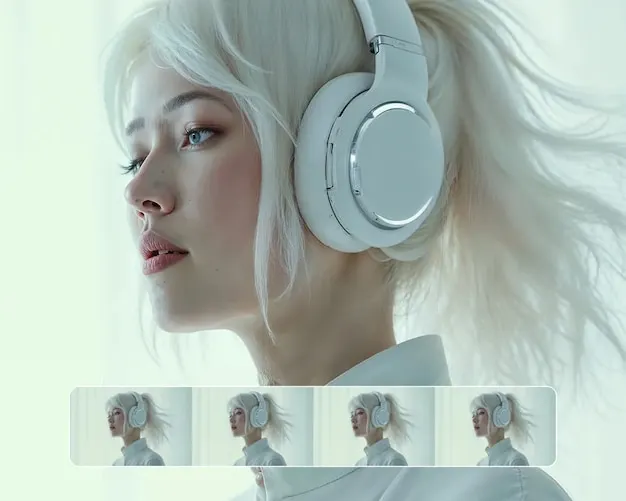
#> input picture animate-social.webp, 626 x 501 px
$ jupyter execute image-processing-Canny.ipynb
#> lines starting #> are read from the running program, lines starting #| are printed output that depends on the picture; after the words box and inside, x2 and y2 are one past the last pixel; in counts of white or black regions, pixels touching at a corner belong together
[cell 1]
import cv2

[cell 2]
image = cv2.imread('animate-social.webp', cv2.IMREAD_GRAYSCALE)
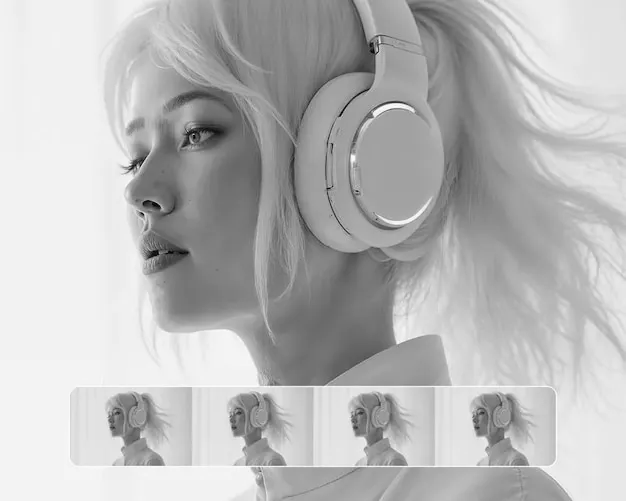
#> image: shape (501, 626); min 1, max 254, mean 185

[cell 3]
canny_image = cv2.Canny(image=image, threshold1=50, threshold2=100)
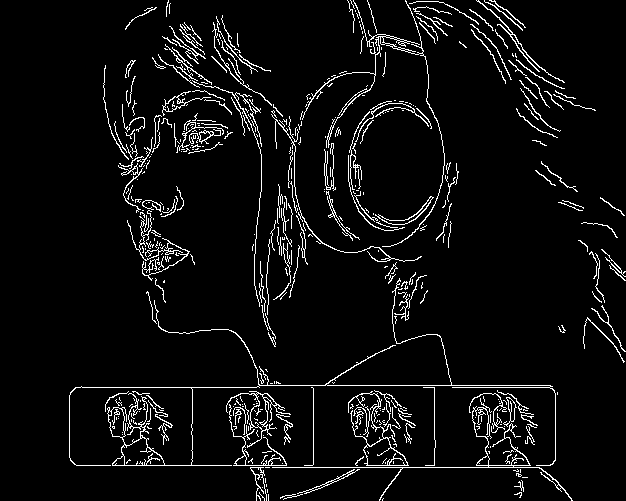
#> canny_image: shape (501, 626); 5.4% white in thin lines or dots, all inside (x1, y1, x2, y2) = (69, 0, 626, 501)

[cell 4]
binary_threshold = cv2.threshold(src=image, thresh=200, maxval=255, type=cv2.THRESH_BINARY)[1]
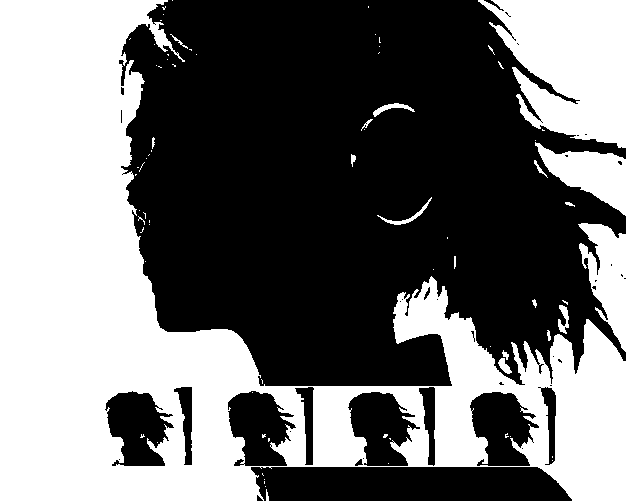
#> binary_threshold: shape (501, 626); 44% white; 76 white regions (57 under 20 px), largest, box (x1, y1, x2, y2) and area: (0, 0, 626, 501) 115083, (478, 0, 626, 148) 15028, (578, 223, 626, 352) 3456
